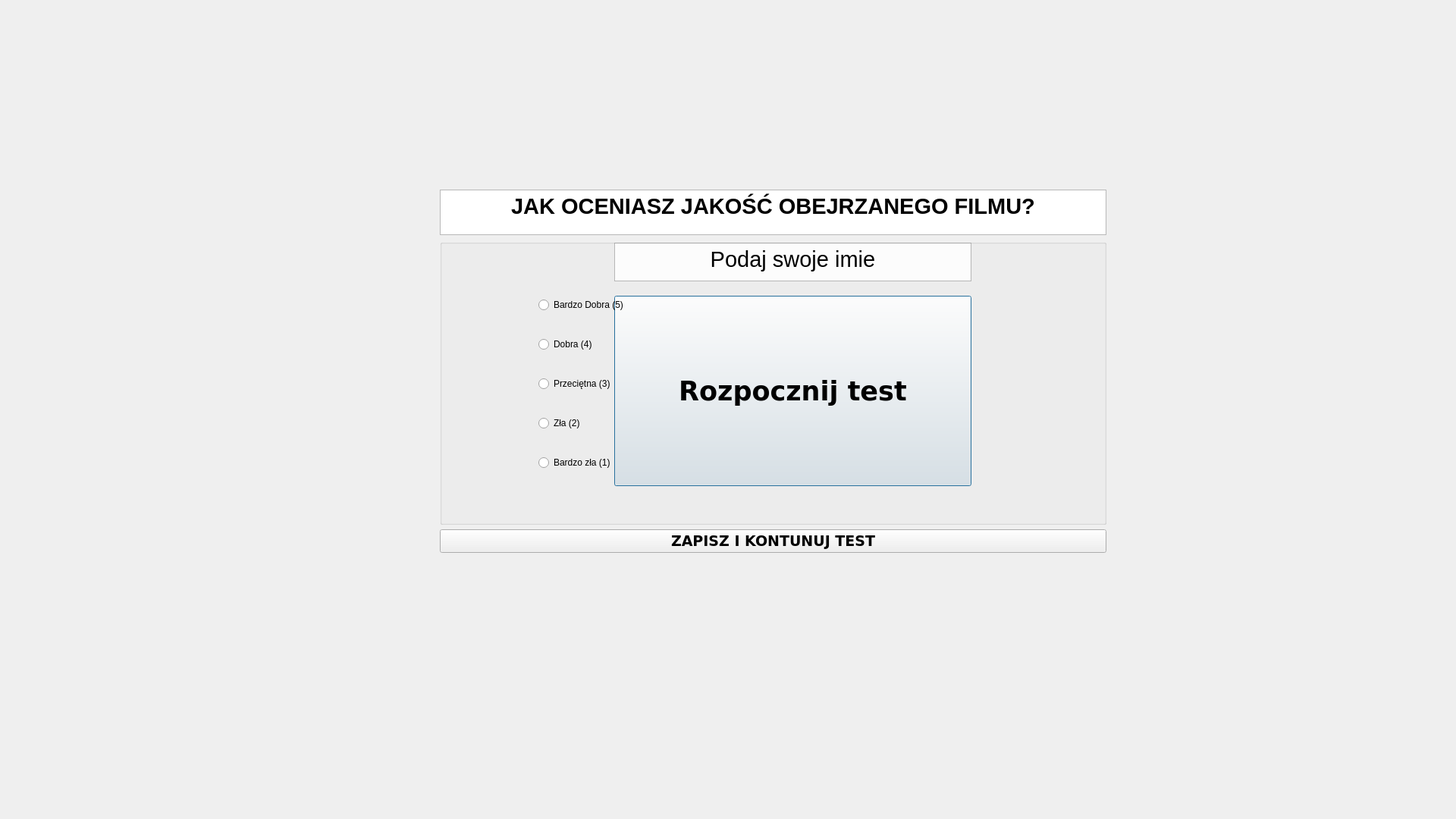
<?xml version="1.0" encoding="UTF-8"?>
<ui version="4.0">
 <class>UserPanel</class>
 <widget class="QDialog" name="UserPanel">
  <property name="geometry">
   <rect>
    <x>0</x>
    <y>0</y>
    <width>1920</width>
    <height>1080</height>
   </rect>
  </property>
  <property name="sizePolicy">
   <sizepolicy hsizetype="Fixed" vsizetype="Fixed">
    <horstretch>0</horstretch>
    <verstretch>0</verstretch>
   </sizepolicy>
  </property>
  <property name="windowTitle">
   <string>Dialog</string>
  </property>
  <layout class="QGridLayout" name="gridLayout">
   <item row="0" column="0">
    <widget class="QWidget" name="startWidget" native="true">
     <property name="enabled">
      <bool>true</bool>
     </property>
     <property name="sizePolicy">
      <sizepolicy hsizetype="Fixed" vsizetype="Fixed">
       <horstretch>0</horstretch>
       <verstretch>0</verstretch>
      </sizepolicy>
     </property>
     <property name="minimumSize">
      <size>
       <width>800</width>
       <height>500</height>
      </size>
     </property>
     <widget class="QPushButton" name="pushButton">
      <property name="geometry">
       <rect>
        <x>250</x>
        <y>100</y>
        <width>471</width>
        <height>251</height>
       </rect>
      </property>
      <property name="font">
       <font>
        <family>DejaVu Sans</family>
        <pointsize>26</pointsize>
        <weight>75</weight>
        <bold>true</bold>
       </font>
      </property>
      <property name="text">
       <string>Rozpocznij test</string>
      </property>
     </widget>
     <widget class="QTextEdit" name="textEdit">
      <property name="geometry">
       <rect>
        <x>250</x>
        <y>30</y>
        <width>471</width>
        <height>51</height>
       </rect>
      </property>
      <property name="html">
       <string>&lt;!DOCTYPE HTML PUBLIC &quot;-//W3C//DTD HTML 4.0//EN&quot; &quot;http://www.w3.org/TR/REC-html40/strict.dtd&quot;&gt;
&lt;html&gt;&lt;head&gt;&lt;meta name=&quot;qrichtext&quot; content=&quot;1&quot; /&gt;&lt;style type=&quot;text/css&quot;&gt;
p, li { white-space: pre-wrap; }
&lt;/style&gt;&lt;/head&gt;&lt;body style=&quot; font-family:'Sans Serif'; font-size:9pt; font-weight:400; font-style:normal;&quot;&gt;
&lt;p align=&quot;center&quot; style=&quot; margin-top:0px; margin-bottom:0px; margin-left:0px; margin-right:0px; -qt-block-indent:0; text-indent:0px;&quot;&gt;&lt;span style=&quot; font-size:22pt;&quot;&gt;Podaj swoje imie&lt;/span&gt;&lt;/p&gt;&lt;/body&gt;&lt;/html&gt;</string>
      </property>
     </widget>
    </widget>
   </item>
  </layout>
  <widget class="QWidget" name="ratingWidget" native="true">
   <property name="enabled">
    <bool>true</bool>
   </property>
   <property name="geometry">
    <rect>
     <x>380</x>
     <y>200</y>
     <width>1201</width>
     <height>691</height>
    </rect>
   </property>
   <property name="sizePolicy">
    <sizepolicy hsizetype="Fixed" vsizetype="Fixed">
     <horstretch>0</horstretch>
     <verstretch>0</verstretch>
    </sizepolicy>
   </property>
   <widget class="QWidget" name="layoutWidget">
    <property name="geometry">
     <rect>
      <x>200</x>
      <y>50</y>
      <width>879</width>
      <height>479</height>
     </rect>
    </property>
    <layout class="QVBoxLayout" name="verticalLayout_2">
     <property name="sizeConstraint">
      <enum>QLayout::SetMinAndMaxSize</enum>
     </property>
     <property name="topMargin">
      <number>0</number>
     </property>
     <item>
      <widget class="QTextEdit" name="textEdit_7">
       <property name="enabled">
        <bool>true</bool>
       </property>
       <property name="sizePolicy">
        <sizepolicy hsizetype="Minimum" vsizetype="Minimum">
         <horstretch>0</horstretch>
         <verstretch>0</verstretch>
        </sizepolicy>
       </property>
       <property name="maximumSize">
        <size>
         <width>16777215</width>
         <height>60</height>
        </size>
       </property>
       <property name="html">
        <string>&lt;!DOCTYPE HTML PUBLIC &quot;-//W3C//DTD HTML 4.0//EN&quot; &quot;http://www.w3.org/TR/REC-html40/strict.dtd&quot;&gt;
&lt;html&gt;&lt;head&gt;&lt;meta name=&quot;qrichtext&quot; content=&quot;1&quot; /&gt;&lt;style type=&quot;text/css&quot;&gt;
p, li { white-space: pre-wrap; }
&lt;/style&gt;&lt;/head&gt;&lt;body style=&quot; font-family:'Sans Serif'; font-size:9pt; font-weight:400; font-style:normal;&quot;&gt;
&lt;p align=&quot;center&quot; style=&quot; margin-top:0px; margin-bottom:0px; margin-left:0px; margin-right:0px; -qt-block-indent:0; text-indent:0px;&quot;&gt;&lt;span style=&quot; font-size:22pt; font-weight:600;&quot;&gt;JAK OCENIASZ JAKOŚĆ OBEJRZANEGO FILMU?&lt;/span&gt;&lt;/p&gt;&lt;/body&gt;&lt;/html&gt;</string>
       </property>
      </widget>
     </item>
     <item>
      <widget class="QGroupBox" name="groupBox">
       <property name="title">
        <string/>
       </property>
       <widget class="QWidget" name="verticalLayoutWidget">
        <property name="geometry">
         <rect>
          <x>130</x>
          <y>50</y>
          <width>641</width>
          <height>281</height>
         </rect>
        </property>
        <layout class="QVBoxLayout" name="verticalLayout_3">
         <item>
          <widget class="QRadioButton" name="one">
           <property name="text">
            <string>Bardzo Dobra (5)</string>
           </property>
          </widget>
         </item>
         <item>
          <widget class="QRadioButton" name="two">
           <property name="text">
            <string>Dobra (4)</string>
           </property>
          </widget>
         </item>
         <item>
          <widget class="QRadioButton" name="three">
           <property name="text">
            <string>Przeciętna (3)</string>
           </property>
          </widget>
         </item>
         <item>
          <widget class="QRadioButton" name="four">
           <property name="text">
            <string>Zła (2)</string>
           </property>
          </widget>
         </item>
         <item>
          <widget class="QRadioButton" name="five">
           <property name="text">
            <string>Bardzo zła (1)</string>
           </property>
          </widget>
         </item>
        </layout>
       </widget>
      </widget>
     </item>
     <item>
      <widget class="QPushButton" name="proccedButton">
       <property name="font">
        <font>
         <family>DejaVu Sans</family>
         <pointsize>14</pointsize>
         <weight>75</weight>
         <bold>true</bold>
        </font>
       </property>
       <property name="text">
        <string>ZAPISZ I KONTUNUJ TEST</string>
       </property>
      </widget>
     </item>
    </layout>
   </widget>
   <zorder>layoutWidget</zorder>
   <zorder>startWidget</zorder>
  </widget>
 </widget>
 <resources/>
 <connections/>
</ui>
